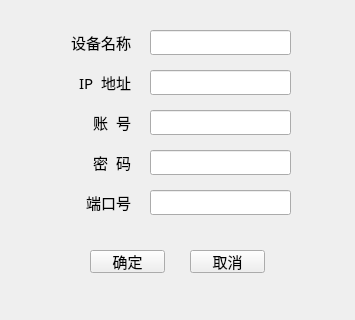
<?xml version="1.0" encoding="UTF-8"?>
<ui version="4.0">
 <class>AddCamera</class>
 <widget class="QWidget" name="AddCamera">
  <property name="geometry">
   <rect>
    <x>0</x>
    <y>0</y>
    <width>355</width>
    <height>320</height>
   </rect>
  </property>
  <property name="windowTitle">
   <string>AddCamera</string>
  </property>
  <widget class="QLineEdit" name="lineEdit_pw">
   <property name="geometry">
    <rect>
     <x>150</x>
     <y>150</y>
     <width>141</width>
     <height>25</height>
    </rect>
   </property>
  </widget>
  <widget class="QPushButton" name="pushButton_sure">
   <property name="geometry">
    <rect>
     <x>90</x>
     <y>250</y>
     <width>75</width>
     <height>23</height>
    </rect>
   </property>
   <property name="font">
    <font>
     <family>黑体</family>
     <pointsize>11</pointsize>
    </font>
   </property>
   <property name="text">
    <string>确定</string>
   </property>
  </widget>
  <widget class="QLabel" name="label_port">
   <property name="geometry">
    <rect>
     <x>50</x>
     <y>190</y>
     <width>81</width>
     <height>25</height>
    </rect>
   </property>
   <property name="font">
    <font>
     <family>黑体</family>
     <pointsize>11</pointsize>
    </font>
   </property>
   <property name="text">
    <string>端口号</string>
   </property>
   <property name="alignment">
    <set>Qt::AlignRight|Qt::AlignTrailing|Qt::AlignVCenter</set>
   </property>
  </widget>
  <widget class="QLabel" name="label_pw">
   <property name="geometry">
    <rect>
     <x>50</x>
     <y>150</y>
     <width>81</width>
     <height>25</height>
    </rect>
   </property>
   <property name="font">
    <font>
     <family>黑体</family>
     <pointsize>11</pointsize>
    </font>
   </property>
   <property name="text">
    <string>密  码</string>
   </property>
   <property name="alignment">
    <set>Qt::AlignRight|Qt::AlignTrailing|Qt::AlignVCenter</set>
   </property>
  </widget>
  <widget class="QLineEdit" name="lineEdit_port">
   <property name="geometry">
    <rect>
     <x>150</x>
     <y>190</y>
     <width>141</width>
     <height>25</height>
    </rect>
   </property>
  </widget>
  <widget class="QLabel" name="label_name">
   <property name="geometry">
    <rect>
     <x>50</x>
     <y>30</y>
     <width>81</width>
     <height>25</height>
    </rect>
   </property>
   <property name="font">
    <font>
     <family>黑体</family>
     <pointsize>11</pointsize>
    </font>
   </property>
   <property name="text">
    <string>设备名称</string>
   </property>
   <property name="alignment">
    <set>Qt::AlignRight|Qt::AlignTrailing|Qt::AlignVCenter</set>
   </property>
  </widget>
  <widget class="QLineEdit" name="lineEdit_user">
   <property name="geometry">
    <rect>
     <x>150</x>
     <y>110</y>
     <width>141</width>
     <height>25</height>
    </rect>
   </property>
  </widget>
  <widget class="QPushButton" name="pushButton_cancel">
   <property name="geometry">
    <rect>
     <x>190</x>
     <y>250</y>
     <width>75</width>
     <height>23</height>
    </rect>
   </property>
   <property name="font">
    <font>
     <family>黑体</family>
     <pointsize>11</pointsize>
    </font>
   </property>
   <property name="text">
    <string>取消</string>
   </property>
  </widget>
  <widget class="QLineEdit" name="lineEdit_name">
   <property name="geometry">
    <rect>
     <x>150</x>
     <y>30</y>
     <width>141</width>
     <height>25</height>
    </rect>
   </property>
  </widget>
  <widget class="QLineEdit" name="lineEdit_ip">
   <property name="geometry">
    <rect>
     <x>150</x>
     <y>70</y>
     <width>141</width>
     <height>25</height>
    </rect>
   </property>
  </widget>
  <widget class="QLabel" name="label_user">
   <property name="geometry">
    <rect>
     <x>50</x>
     <y>110</y>
     <width>81</width>
     <height>25</height>
    </rect>
   </property>
   <property name="font">
    <font>
     <family>黑体</family>
     <pointsize>11</pointsize>
    </font>
   </property>
   <property name="text">
    <string>账  号</string>
   </property>
   <property name="alignment">
    <set>Qt::AlignRight|Qt::AlignTrailing|Qt::AlignVCenter</set>
   </property>
  </widget>
  <widget class="QLabel" name="label_ip">
   <property name="geometry">
    <rect>
     <x>50</x>
     <y>70</y>
     <width>81</width>
     <height>25</height>
    </rect>
   </property>
   <property name="font">
    <font>
     <family>黑体</family>
     <pointsize>11</pointsize>
    </font>
   </property>
   <property name="text">
    <string>IP  地址</string>
   </property>
   <property name="alignment">
    <set>Qt::AlignRight|Qt::AlignTrailing|Qt::AlignVCenter</set>
   </property>
  </widget>
 </widget>
 <resources/>
 <connections/>
</ui>
